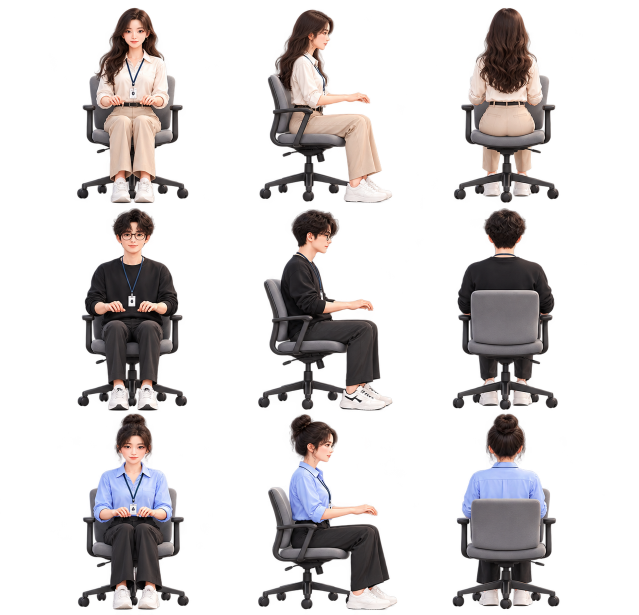
#> input picture docs/ref/characters-seated-work-v1.png, 1278 x 1230 px (shown at 1/2 size)
$ python seat-work.py
#> lines starting #> are read from the running program, lines starting #| are printed output that depends on the picture; after the words box and inside, x2 and y2 are one past the last pixel; in counts of white or black regions, pixels touching at a corner belong together
"""새 착석 시트의 아틀라스/좌표 생성. 원본 sprites.js와 기존 걷기·서기 프레임은 보존한다.
사용: python scripts/sprites/seat-work.py (Pillow, numpy)
"""
from pathlib import Path
import json
from collections import deque
from PIL import Image, ImageFilter, ImageChops
import numpy as np
ROOT=Path(__file__).resolve().parents[2]
source=ROOT/'docs/ref/characters-seated-work-v1.png'
out=ROOT/'web/sprites'
im=Image.open(source).convert('RGBA')
#> im is the input picture: PIL image 1278x1230 RGBA; mean R, G, B, A 37.1, 33.2, 33.1, 69.1
# 생성 시트의 실제 열/행 간격. 모든 프레임에 사람+의자만 있고 노트북/책상이 없다.
xs=[0,435,850,1278]; ys=[0,414,828,1230]
meta={'source':str(source.relative_to(ROOT)),'seatedHeight':1.46,'chars':{}}
for row,name in enumerate(['claude','gpt','gemini']):
    frames=[]
    for col,view in enumerate(['front','sideR','back']):
        cell=im.crop((xs[col],ys[row],xs[col+1],ys[row+1]))
        alpha=np.array(cell.getchannel('A'));seen=np.zeros(alpha.shape,bool);components=[]
        for yy,xx in zip(*np.nonzero(alpha>96)):
            if seen[yy,xx]:continue
            stack=[(int(yy),int(xx))];seen[yy,xx]=True;points=[]
            while stack:
                y,x=stack.pop();points.append((y,x))
                for dy,dx in [(-1,0),(1,0),(0,-1),(0,1)]:
                    ny,nx=y+dy,x+dx
                    if 0<=ny<alpha.shape[0] and 0<=nx<alpha.shape[1] and alpha[ny,nx]>96 and not seen[ny,nx]:seen[ny,nx]=True;stack.append((ny,nx))
            components.append(points)
        biggest=max(map(len,components));mask=np.zeros(alpha.shape,np.uint8)
        for comp in components:
            if len(comp)>=biggest*.004:
                y,x=zip(*comp);mask[y,x]=255
        mask=Image.fromarray(mask).filter(ImageFilter.MaxFilter(3));cell.putalpha(ImageChops.multiply(cell.getchannel('A'),mask))
        bbox=cell.getbbox();cell=cell.crop(bbox);frames.append((view,cell))
    atlas=Image.new('RGBA',(1024,512));x=2;records={}
    for view,frame in frames:
        # 축은 발끝이 아닌 의자 중심. 측면은 등받이~발끝 폭의 38% 지점.
        ax=frame.width*(.38 if view=='sideR' else .5)
        atlas.paste(frame,(x,2));records['work.'+view]=[x,2,frame.width,frame.height,round(ax,2),round(frame.height/1.46,4)];x+=frame.width+4
    if x>1024:raise ValueError('atlas overflow')
    atlas.save(out/f'{name}-work.png',optimize=True)
    meta['chars'][name]={'atlas':f'sprites/{name}-work.png','size':[1024,512],'frames':records}
    print(name,records)
#> this loop made 3 passes
#> pass 1, `atlas.save(out/f'{name}-work.png',optimize=True)`:
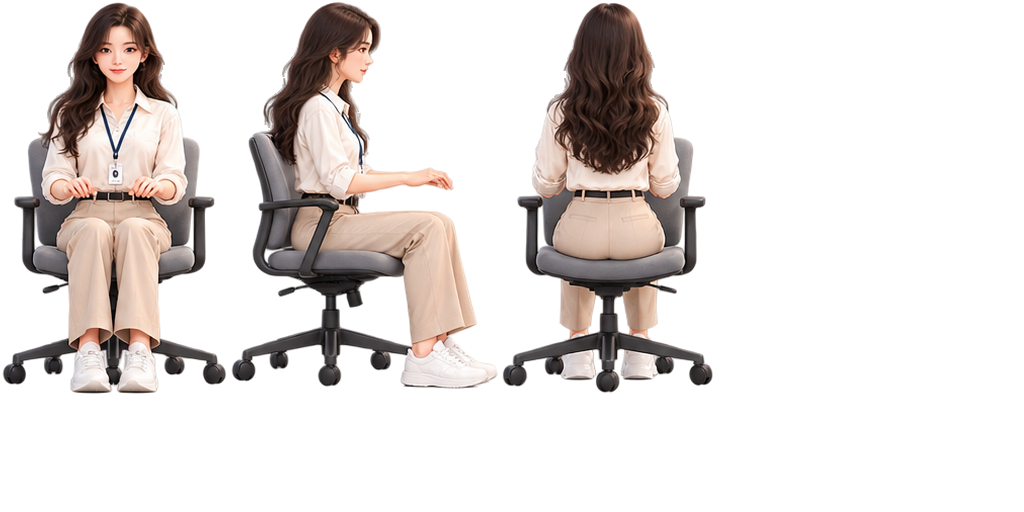
#> saved as claude-work.png: PIL image 1024x512 RGBA; mean R, G, B, A 46.2, 39.9, 37.1, 67.2; transparent parts drawn white
#> pass 2, `atlas.save(out/f'{name}-work.png',optimize=True)`:
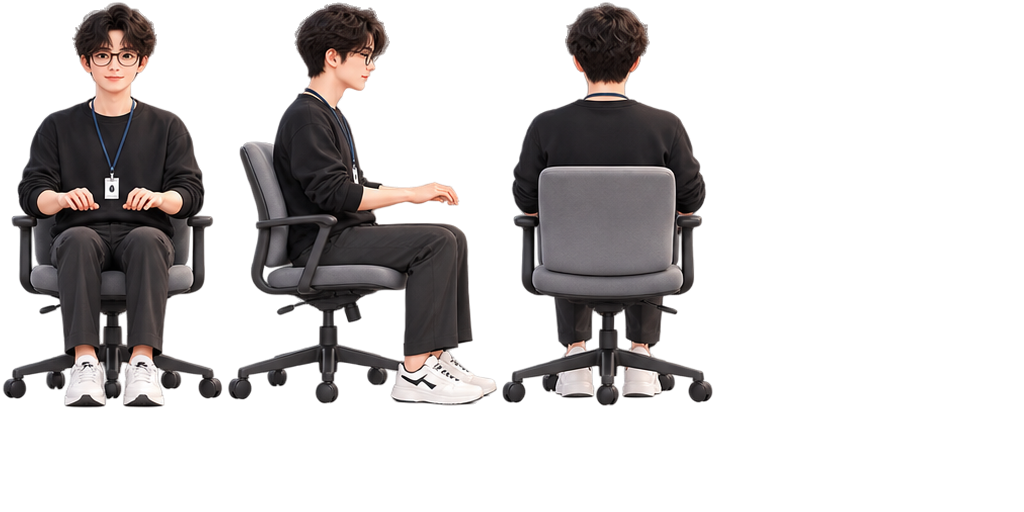
#> saved as gpt-work.png: PIL image 1024x512 RGBA; mean R, G, B, A 27.3, 24.1, 23.7, 71.3; transparent parts drawn white
#> after the loop:
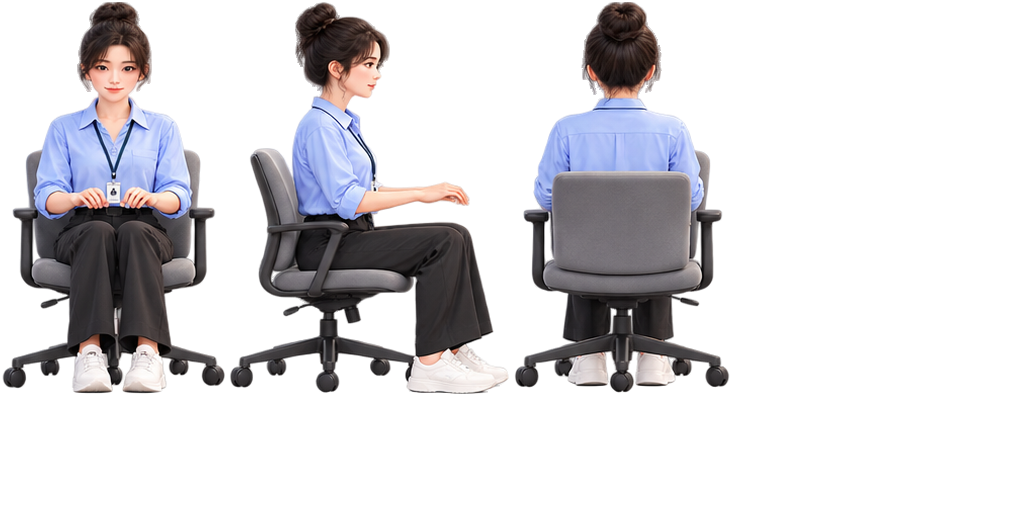
#> atlas: PIL image 1024x512 RGBA; mean R, G, B, A 36.3, 34.2, 37.2, 68.2; transparent parts drawn white
#> after the loop:
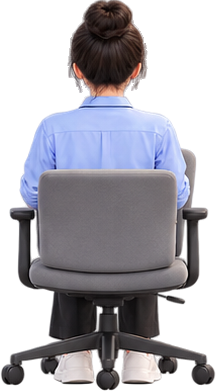
#> cell: PIL image 216x391 RGBA; mean R, G, B, A 72.5, 70.9, 78.8, 141.8; transparent parts drawn white
#> after the loop:
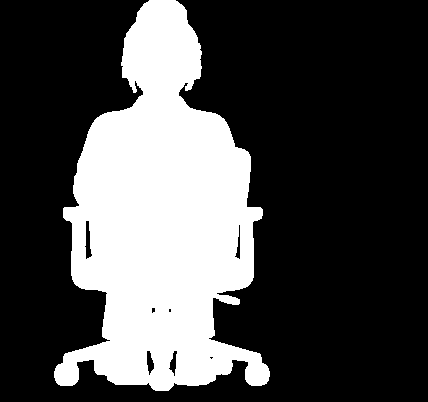
#> mask: PIL image 428x402 L; 29.2% white; 1 white region, box (x1, y1, x2, y2) and area: (54, 0, 270, 391) 50285
#> after the loop:
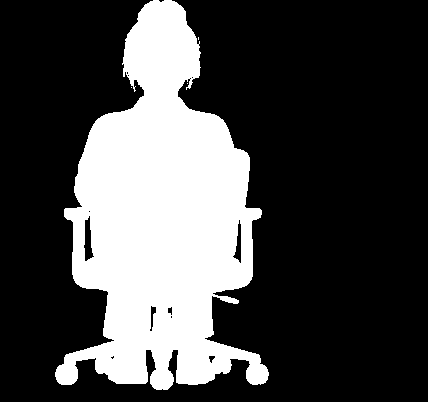
#> seen: shape (402, 428) bool; 27.9% white; 4 white regions (3 under 20 px), largest, box (x1, y1, x2, y2) and area: (55, 0, 269, 390) 48001
#> after the loop, meta = 3 items
(out/'work-seated.js').write_text('/* scripts/sprites/seat-work.py 생성 — 직접 수정 금지 */\nwindow.WORK_SEATED_META = '+json.dumps(meta,ensure_ascii=False)+';\n',encoding='utf-8')
